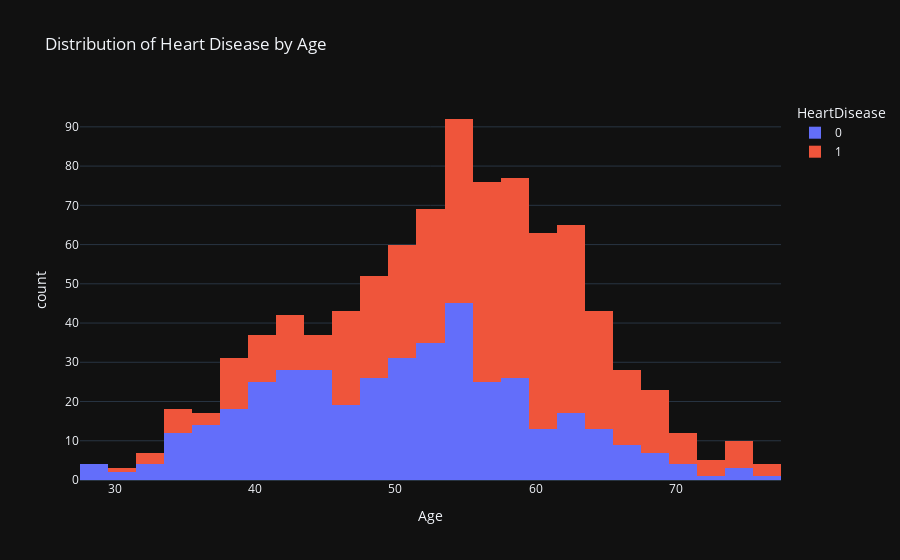

The notebook cell saved with this chart:
### Code cell
# Show the distribution of Heart Disease by Age
px.histogram(df,x="Age",color="HeartDisease",title="Distribution of Heart Disease by Age")

### Figure 1 — Plotly figure (JSON) as saved in the notebook; plotly's stock layout.template omitted (floating-point values rounded to 4 significant figures; data arrays with more than 128 entries replaced by an {"elided": "..."} marker saying what was removed)
{"data": [{"alignmentgroup": "True", "bingroup": "x", "hovertemplate": "HeartDisease=0<br>Age=%{x}<br>count=%{y}<extra></extra>", "legendgroup": "0", "marker": {"color": "#636efa", "pattern": {"shape": ""}}, "name": "0", "offsetgroup": "0", "orientation": "v", "showlegend": true, "x": {"elided": "410 int values"}, "xaxis": "x", "yaxis": "y", "type": "histogram"}, {"alignmentgroup": "True", "bingroup": "x", "hovertemplate": "HeartDisease=1<br>Age=%{x}<br>count=%{y}<extra></extra>", "legendgroup": "1", "marker": {"color": "#EF553B", "pattern": {"shape": ""}}, "name": "1", "offsetgroup": "1", "orientation": "v", "showlegend": true, "x": {"elided": "508 int values"}, "xaxis": "x", "yaxis": "y", "type": "histogram"}], "layout": {"xaxis": {"anchor": "y", "domain": [0.0, 1.0], "title": {"text": "Age"}}, "yaxis": {"anchor": "x", "domain": [0.0, 1.0], "title": {"text": "count"}}, "legend": {"title": {"text": "HeartDisease"}, "tracegroupgap": 0}, "title": {"text": "Distribution of Heart Disease by Age"}, "barmode": "relative"}}
